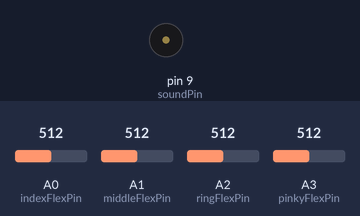
A sketch run on a simulated Arduino Uno, built with avr-gcc and run on an emulated ATmega328P. Shown: buzzer (waves = sounding). The test bench sets the inputs (shaded band); at power-on: A0 (indexFlexPin) = 512, A1 (middleFlexPin) = 512, A2 (ringFlexPin) = 512, A3 (pinkyFlexPin) = 512.

Above: at 1.2 s.
1.3 s: A0 (indexFlexPin) set to 487
At 1.6 s:
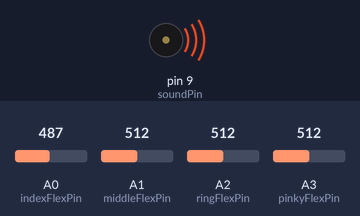
4.3 s: A1 (middleFlexPin) set to 488
At 5.2 s:
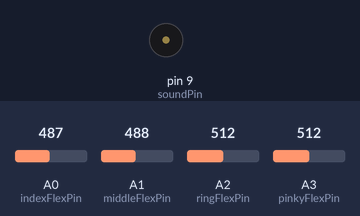
5.8 s: A1 (middleFlexPin) set to 510
At 6.2 s:
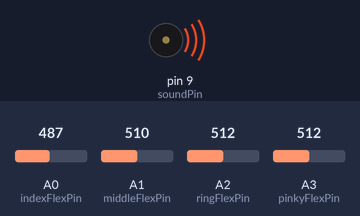
8.8 s: A1 (middleFlexPin) set to 490
At 9.8 s:
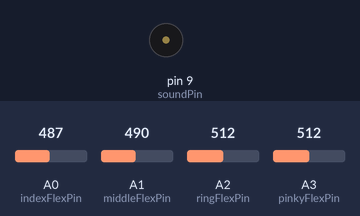
Timing chart, 0 to 11.3 s (numbered marks = the images above; inputs shaded):
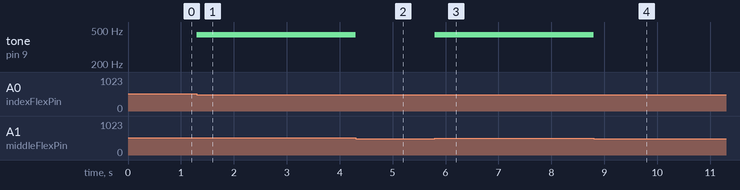

Measured:
- the behaviour switches between 500 and 499 on A0 (indexFlexPin) (found by bisection; images 0 and 1)
- the behaviour switches between 501 and 500 on A1 (middleFlexPin) (found by bisection; images 1 and 2)
- after the input at 1.3 s, tone on pin 9 (soundPin): silent → 440 Hz at once
- after the input at 4.3 s, tone on pin 9 (soundPin): 440 Hz → silent at once
- after the input at 5.8 s, tone on pin 9 (soundPin): silent → 440 Hz at once
- after the input at 8.8 s, tone on pin 9 (soundPin): 440 Hz → silent at once

The sketch:

Smart.Hand.ino
```cpp
const int indexFlexPin = A0;  // Analog input pin for the flex sensor on the index finger
const int middleFlexPin = A1;  // Analog input pin for the flex sensor on the middle finger
const int ringFlexPin = A2;  // Analog input pin for the flex sensor on the ring finger
const int pinkyFlexPin = A3;  // Analog input pin for the flex sensor on the pinky finger
const int soundPin = 9;  // Digital output pin for the sound

void setup() {
  pinMode(soundPin, OUTPUT);
}

void loop() {
  int indexFlexValue = analogRead(indexFlexPin);  // Read the flex sensor value on the index finger
  int middleFlexValue = analogRead(middleFlexPin);  // Read the flex sensor value on the middle finger
  int ringFlexValue = analogRead(ringFlexPin);  // Read the flex sensor value on the ring finger
  int pinkyFlexValue = analogRead(pinkyFlexPin);  // Read the flex sensor value on the pinky finger
  if (indexFlexValue < 500 && middleFlexValue > 500 && ringFlexValue > 500 && pinkyFlexValue > 500) {  // Check if the hand shape is a "B"
    tone(soundPin, 440, 500);  // Output a tone with a frequency of 440 Hz for 500 milliseconds (half a second)
    delay(500);  // Pause for 500 milliseconds (half a second) before checking the flex sensors again
  } else {
    noTone(soundPin);  // Stop the tone if the hand shape is not a "B"
  }
}
```
